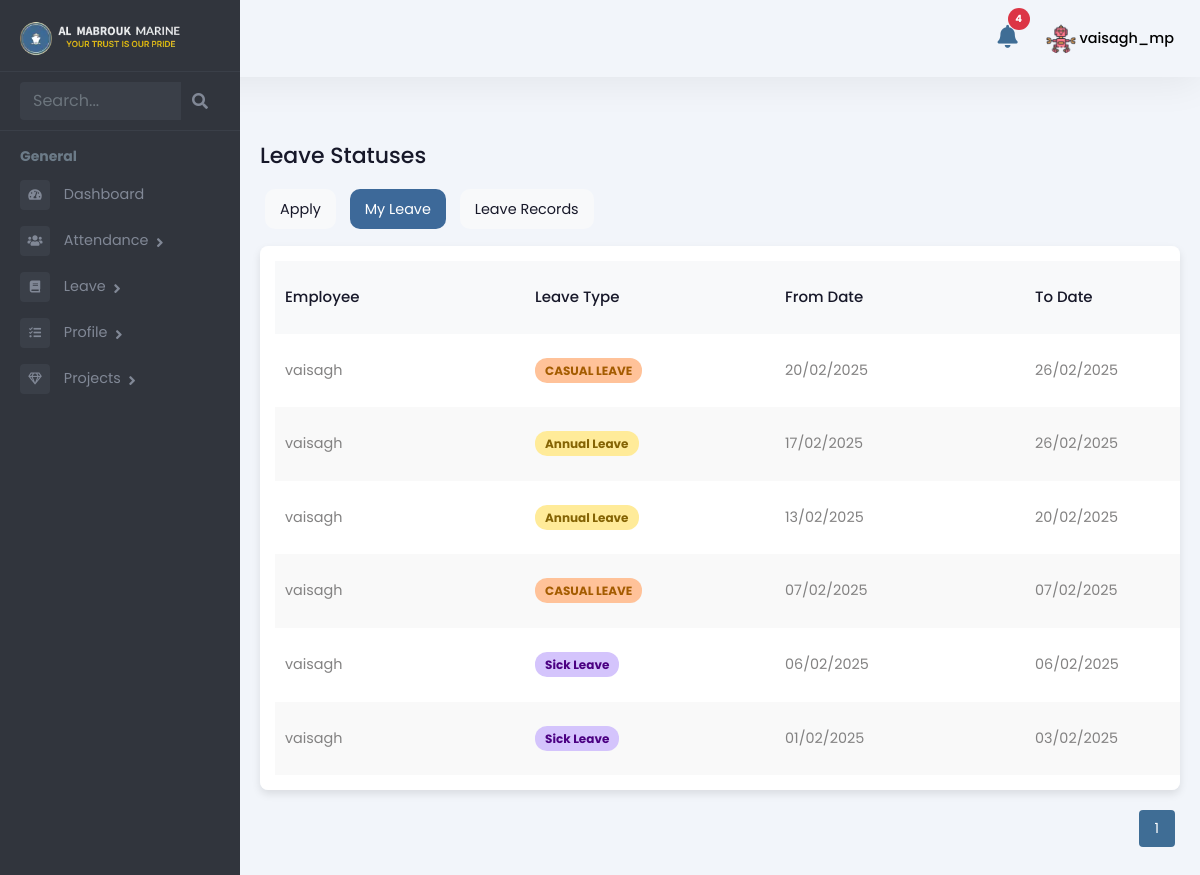
The app's page /employee/my-leave/ (signed in) with its own data.
### Admin/models.py (models this page shows, shortened)
class Employee(models.Model):
    user = models.OneToOneField(User, on_delete=models.CASCADE, related_name='employee_profile')
    is_employee = models.BooleanField(default=False)
    is_manager = models.BooleanField(default=False)
    is_administration = models.BooleanField(default=False)
    is_hr = models.BooleanField(default=False)
    rank = models.CharField(max_length=255, blank=True, null=True)
    salary = models.DecimalField(max_digits=10, decimal_places=2, blank=True, null=True)
    work_days = models.DecimalField(max_digits=10, decimal_places=2, default=0, blank=True)
    holidays = models.IntegerField(null=True, blank=True)
    overseas_days = models.IntegerField(default=0)
    date_of_birth = models.DateField(null=True, blank=True)
    phone_number = models.CharField(max_length=15, blank=True, null=True)
    date_of_join = models.DateField(null=True, blank=True)
    address = models.TextField(blank=True, null=True)
    profile_picture = models.ImageField(upload_to="profile_pictures/", null=True, blank=True)

class Leave(models.Model):
    LEAVE_TYPE_CHOICES = [
        ('SICK LEAVE', 'Sick Leave'),
        ('ANNUAL LEAVE', 'Annual Leave'),
    ]
    STATUS_CHOICES = [
        ('PENDING', 'Pending'),
        ('APPROVED', 'Approved'),
        ('REJECTED', 'Rejected'),
    ]
    user = models.ForeignKey(User, on_delete=models.CASCADE)  # Assuming you're using the default User model
    leave_type = models.CharField(max_length=50, choices=LEAVE_TYPE_CHOICES)
    from_date = models.DateField()
    to_date = models.DateField()
    reason = models.TextField()
    no_of_days = models.IntegerField(editable=False)  # Automatically calculated
    approval_status = models.CharField(max_length=10, choices=STATUS_CHOICES, default='PENDING')
    medical_certificate = models.FileField(upload_to='medical_certificates/', null=True, blank=True)

### employee_data/views.py (the view)
# urls.py: path("my-leave/", views.my_leave_status, name="my_leave"),
@login_required
def my_leave_status(request):
    leaves_list = Leave.objects.filter(user=request.user).order_by("-from_date")
    paginator = Paginator(leaves_list, 10)
    page_number = request.GET.get("page")
    leaves = paginator.get_page(page_number)
    return render(request, "employee/leavestatus.html", {"leaves": leaves, "role": "Engineer",})

### templates/employee/leavestatus.html (shortened to what this page needs)
{% extends 'employee/employeebase.html' %}
{% load custom_filters %}
{% load static %}
{% block content %}
<div class="emply-list-wraper">
    <div class="pg-title">
        <h1>Leave Statuses</h1>
    </div>
    <div class="leave-tab-wrapper">
        <a href="{% url 'apply_leave' %}">Apply</a>
        <a href="{% url 'my_leave' %}" class="active">My Leave</a>
        <a href="{% url 'leave_records' %}">Leave Records</a>
    </div>
    <div class="widget-box table-wdgt">
        <table id="leaveTable">
            <thead>
                <tr>
                    <th>Employee</th>
                    <th>Leave Type</th>
                    <th>From Date</th>
                    <th>To Date</th>
                </tr>
            </thead>
            <tbody>
                {% for leave in leaves %}
                <tr>
                    <td><a href="#">{{ leave.user.username }}</a></td>
                    <td>
                        <span class="status
                            {% if leave.leave_type == 'SICK LEAVE' %}sick-leave
                            {% elif leave.leave_type == 'ANNUAL LEAVE' %}annual-leave
                            {% else %}casual-leave{% endif %}">
                            {{ leave.get_leave_type_display }}
                        </span>
                    </td>
                    <td>{{ leave.from_date|date:"d/m/Y" }}</td>
                    <td>{{ leave.to_date|date:"d/m/Y" }}</td>
                </tr>
                {% empty %}
                <tr>
                    <td colspan="7" class="text-center">No leave applications found.</td>
                </tr>
                {% endfor %}
            </tbody>
        </table>
    </div>
    <div class="pagination" id="pagination">
        {% for num in leaves.paginator.page_range %}
            <a href="?page={{ num }}">
                <button class="{% if num == leaves.number %}active{% endif %}">{{ num }}</button>
            </a>
        {% endfor %}
    </div>
</div>
{% endblock %}

### templates/employee/employeebase.html (shortened to what this page needs)
{% load static %}
<!DOCTYPE html>
<html lang="en">
  <head>
    <link
      rel="stylesheet"
      href="{% static 'assets/vendor/bootstrap/css/bootstrap.min.css' %}"
    />
    <link
      href="https://use.fontawesome.com/releases/v5.0.6/css/all.css"
      rel="stylesheet"
    />
    <link rel="stylesheet" href="{% static 'assets/styles.css' %}" />
    <link rel="stylesheet" href="{% static 'assets/css/style.css' %}" />
  <link href="https://cdn.jsdelivr.net/npm/select2@4.0.13/dist/css/select2.min.css" rel="stylesheet" />
  <link href="https://cdn.jsdelivr.net/npm/bootstrap-icons@1.11.3/font/bootstrap-icons.css" rel="stylesheet">
  </head>
  <body>
    <header>
      <div class="mb-top-hdr">
        <div class="hdr-notification">
        <a href="#" id="open-notification-popup-employee">
            <button type="button" class="btn btn-primary position-relative">
                <i class="fas fa-bell"></i>
                <span id="notification-count-employee" class="position-absolute top-0 start-100 translate-middle badge rounded-pill bg-danger">
                </span>
            </button>
        </a>
    </div>
      <div class="hdr-user">
        <div class="dropdown">
          <button
            class="btndropdown-toggle"
            type="button"
            id="dropdownMenuButton1"
            data-bs-toggle="dropdown"
            aria-expanded="false"
          >
            {% if request.user.employee_profile.profile_picture %}
            <img
              src="{{ request.user.employee_profile.profile_picture.url }}"
              alt="Profile Picture"
              class="rounded-circle"
              style="width: 30px; height: 30px; object-fit: cover"
            />
            {% else %}
            <i class="fas fa-user"></i>
            {% endif %}
            <span
              >{{ request.user.first_name }}_{{ request.user.last_name }}</span
            >
          </button>
        </div>
      </div>
      </div>
    </header>
    <div class="page-wrapper chiller-theme toggled" id="content">
      <nav id="sidebar" class="sidebar-wrapper sidebar">
        <div class="sidebar-content">
          <div class="sidebar-brand">
            <a href="{% url 'employee_dashboard' %}"><img src="{% static 'assets/images/almabrouk-logo.webp' %}"
              alt="Almabrouk Marine Logo" /></a>
          </div>
          <div class="sidebar-search">
            <div>
              <form method="get" action="{% url 'engineer_search_redirect' %}">
              <div class="input-group">
                <input
                  type="text"
                  class="form-control search-menu"
                  placeholder="Search..."
                />
                <div class="input-group-append">
                 <button class="input-group-text" type="submit" style="border: none; background: none;">
                    <i class="fa fa-search" aria-hidden="true"></i>
                  </button>
                </div>
              </div>
              </form>
            </div>
          </div>
          <div class="sidebar-menu">
            <ul>
              <li class="header-menu">
                <span>General</span>
              </li>
              <li>
                <a href="{% url 'employee_dashboard' %}">
                  <i class="fa fa-tachometer-alt"></i>
                  <span>Dashboard</span>
                </a>
              </li>
              <li class="sidebar-dropdown">
                <a href="{% url 'attendance_list_view' %}">
                  <i class="fas fa-users"></i>
                  <span>Attendance</span>
                </a>
              </li>
              <li class="sidebar-dropdown">
                <a href="{% url 'my_leave' %}">
                  <i class="fa fa-book"></i>
                  <span>Leave</span>
                </a>
              </li>
              <li class="sidebar-dropdown">
                <a href="{% url 'profile_view' %}">
                  <i class="fas fa-tasks"></i>
                  <span>Profile</span>
                </a>
              </li>
              <li class="sidebar-dropdown">
                <a href="#">
                  <i class="far fa-gem"></i>
                  <span>Projects</span>
                </a>
              </li>
            </ul>
          </div>
        </div>
      </nav>
      {% block content %} {% endblock %}
    </div>
  </body>
</html>

### records on screen
Leave: user.username "vaisagh", leave_type "CASUAL LEAVE", from_date "20/02/2025", to_date "26/02/2025"
Leave: user.username "vaisagh", leave_type "Annual Leave", from_date "17/02/2025", to_date "26/02/2025"
Leave: user.username "vaisagh", leave_type "Annual Leave", from_date "13/02/2025", to_date "20/02/2025"
Leave: user.username "vaisagh", leave_type "CASUAL LEAVE", from_date "07/02/2025", to_date "07/02/2025"
Leave: user.username "vaisagh", leave_type "Sick Leave", from_date "06/02/2025", to_date "06/02/2025"
Leave: user.username "vaisagh", leave_type "Sick Leave", from_date "01/02/2025", to_date "03/02/2025"

### other values on screen
{{ request.user.first_name }} "vaisagh"
{{ request.user.last_name }} "mp"
{{ num }} "1"
